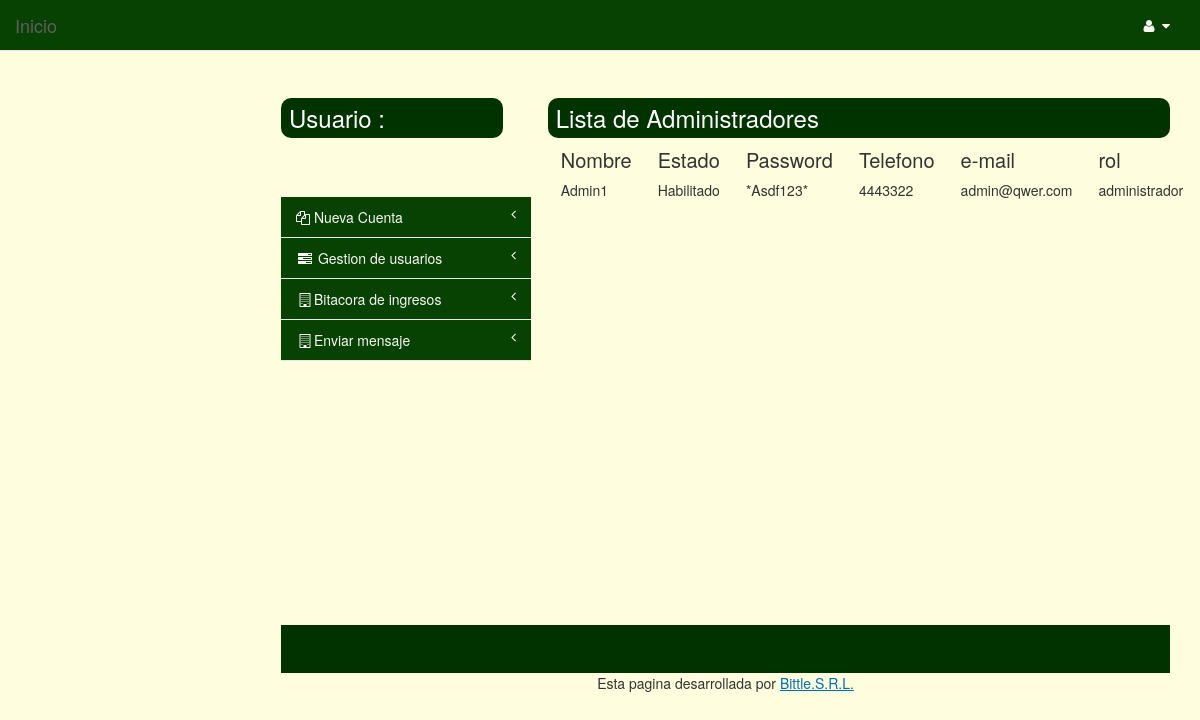
The page /Vista/lista_administradores.php on the database as committed earlier.
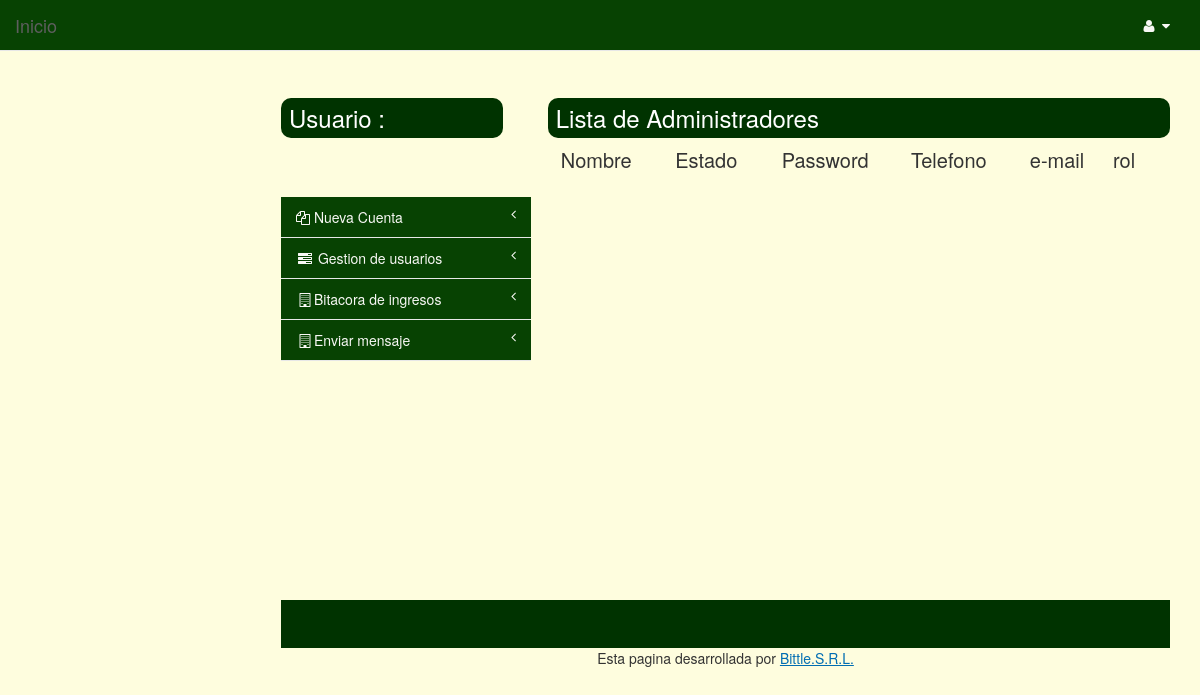
The same page on the database as committed later.
### tables this page shows
CREATE TABLE IF NOT EXISTS `usuario_rol` (
  `NOMBRE_U` varchar(50) NOT NULL,
  `ROL_R` varchar(50) NOT NULL,
  PRIMARY KEY (`NOMBRE_U`,`ROL_R`) USING BTREE,
  KEY `FK_ROL__USUARIO_ROL` (`ROL_R`) USING BTREE
);

CREATE TABLE IF NOT EXISTS `usuario` (
  `NOMBRE_U` varchar(50) NOT NULL,
  `ESTADO_E` varchar(50) NOT NULL,
  `PASSWORD_U` varchar(50) NOT NULL,
  `TELEFONO_U` varchar(8) NOT NULL,
  `CORREO_ELECTRONICO_U` varchar(50) NOT NULL,
  PRIMARY KEY (`NOMBRE_U`) USING BTREE,
  KEY `FK_ESTADO__USUARIO` (`ESTADO_E`) USING BTREE
);

### Vista/lista_administradores.php (the view, shortened to what the changed rows need)
    <html>
<head>
    <link href="../Librerias/icheck/skins/square/green.css" rel="stylesheet">
    <link rel="stylesheet" href="../Librerias/css/bootstrap.min.css" rel="stylesheet">
    <link rel="stylesheet" type="text/css" href="../Librerias/lib/css/docs.css">
    <link rel="stylesheet" type="text/css" href="../Librerias/font-awesome/css/font-awesome.css">
    <link rel="stylesheet" type="text/css" href="../Librerias/lib/css/bootstrap-datetimepicker.css">
    <link rel="stylesheet" type="text/css" href="../Librerias/lib/css/bootstrap-multiselect.css">
    <link rel="stylesheet" type="text/css" href="../Librerias/lib/css/bootstrapValidator.css">
    <link href="../Librerias/css/plugins/timeline/timeline.css" rel="stylesheet">
    <link href="../Librerias/css/sb-admin.css" rel="stylesheet">
        <link href="css/style.css" rel="stylesheet" type="text/css" />
<link href="css/tabla-div.css" rel="stylesheet" type="text/css" />
</head>
<body>
    <div id="wrapper">
        <nav class="navbar navbar-default navbar-fixed-top" role="navigation" style="margin-bottom: 0">
            <div class="navbar-header">
                <a class="navbar-brand" href="principal.php">Inicio </a>
            </div>
    </nav>
            </div>
        <div id="page-wrapper">
                <div class="content">
                <div class="content_resize">
                    <div class="mainbar">
                                            <div class="article"><br><br>
                            <h2><span>Lista de Administradores</span></h2>
                        </div>
                                   <div class="historia1">
                            <?php
                                $peticion = mysql_query("SELECT u.NOMBRE_U, u.ESTADO_E, u.PASSWORD_U, u.TELEFONO_U , u.CORREO_ELECTRONICO_U, r.ROL_R
FROM usuario u , usuario_rol r
WHERE  u.NOMBRE_U = r.NOMBRE_U  AND r.ROL_R = 'administrador'");
                                while($fila = mysql_fetch_array($peticion))
                                {
                                    if($fila['NOMBRE_U'] == "admin"){}
                                    else{
                            ?>
                                <div class="contenedor-fila">
                                       <div class="contenedor-columna">
                                        <?php
                                            echo $fila['NOMBRE_U'];
                                        ?>
                                    </div>
                                    <div class="contenedor-columna">
                                        <?php
                                            echo $fila['ESTADO_E'];
                                        ?>
                                    </div>
                                    <div class="contenedor-columna">
                                        <?php
                                            echo $fila['PASSWORD_U'];
                                        ?>
                                    </div>
                                    <div class="contenedor-columna">
                                        <?php
                                            echo $fila['TELEFONO_U'];
                                        ?>
                                    </div>
                                    <div class="contenedor-columna">
                                        <?php
                                            echo $fila['CORREO_ELECTRONICO_U'];
                                        ?>
                                    </div>
                                    <div class="contenedor-columna">
                                        <?php
                                            echo $fila['ROL_R'];
                                        ?>
                                    </div>
                                       <div class="contenedor-columna">
                                    </div>
                                </div>
                                <?php
                            }
                                }
                        ?>
                                                      </div>
                    </div>
            <div class="sidebar">
                            <br><br>
                <h2 class="star">Usuario :  <?php echo $_SESSION['usuario'] ?></h2>
                        </div></div>
                        </div>
            <div class="clr"></div> <br><br><br><br><br><br><br><br><br><br><br><br><br><br><br><br><br><br><br><br><br>
        </div>
</body>
</html>

Rows that differ between the two databases and show on the page:
removed usuario_rol: NOMBRE_U.NOMBRE_U "Admin1", NOMBRE_U.ESTADO_E "Habilitado", NOMBRE_U.PASSWORD_U "*Asdf123*", NOMBRE_U.TELEFONO_U "4443322", NOMBRE_U.CORREO_ELECTRONICO_U "admin@qwer.com", ROL_R "administrador"
